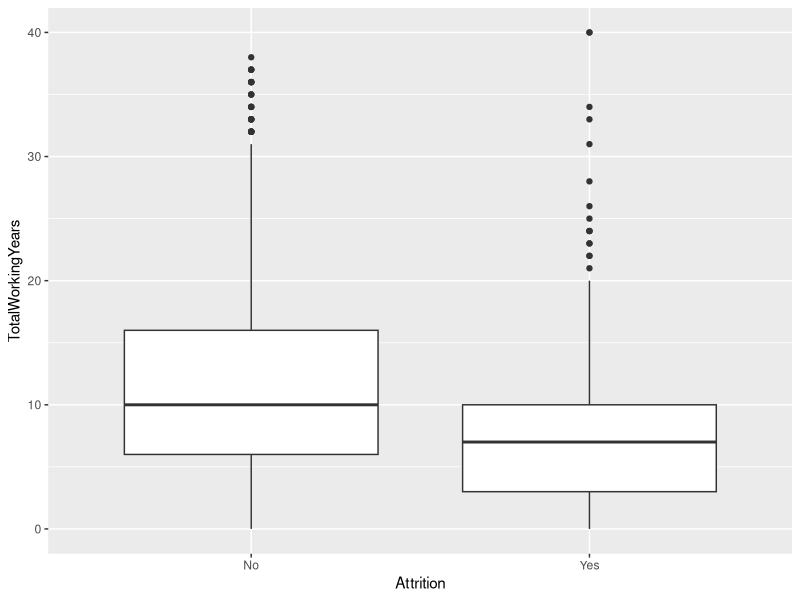
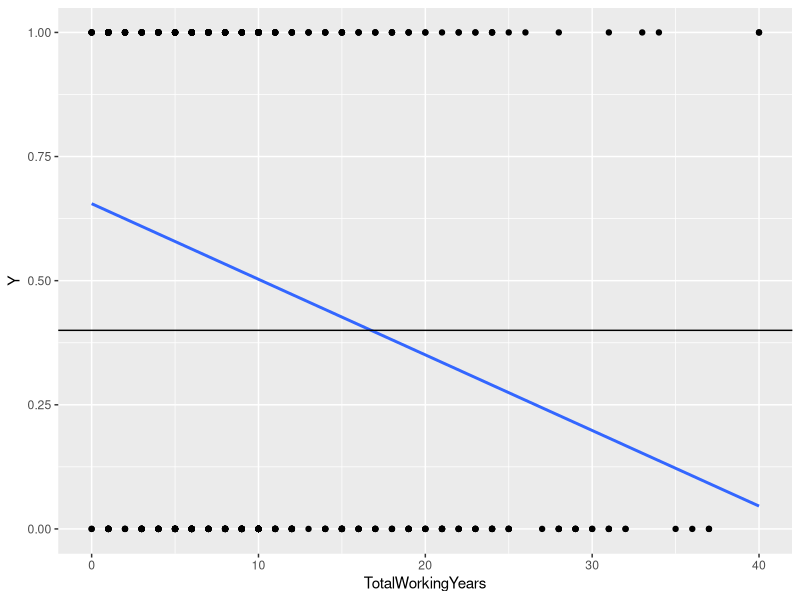
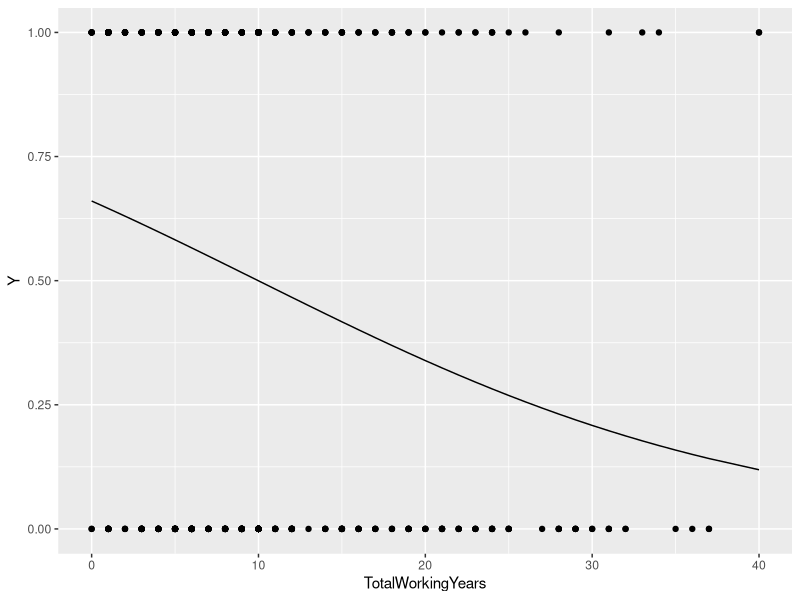
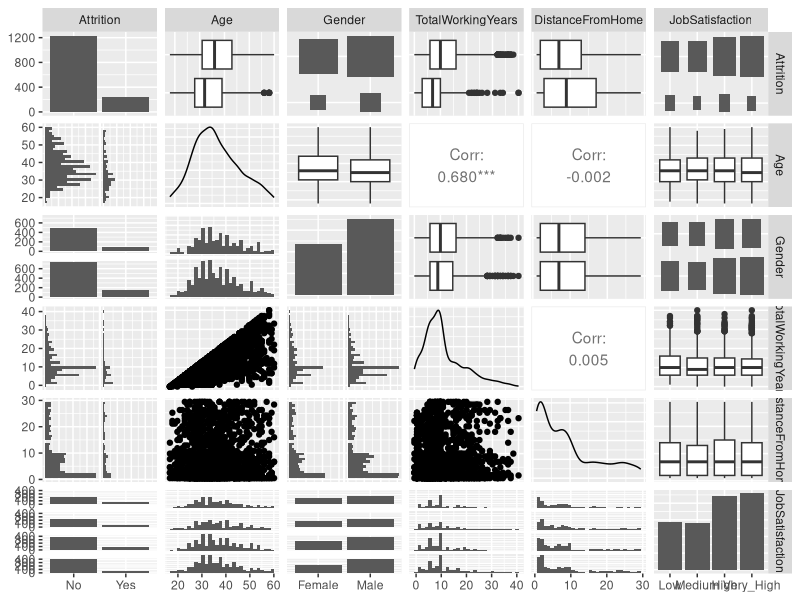
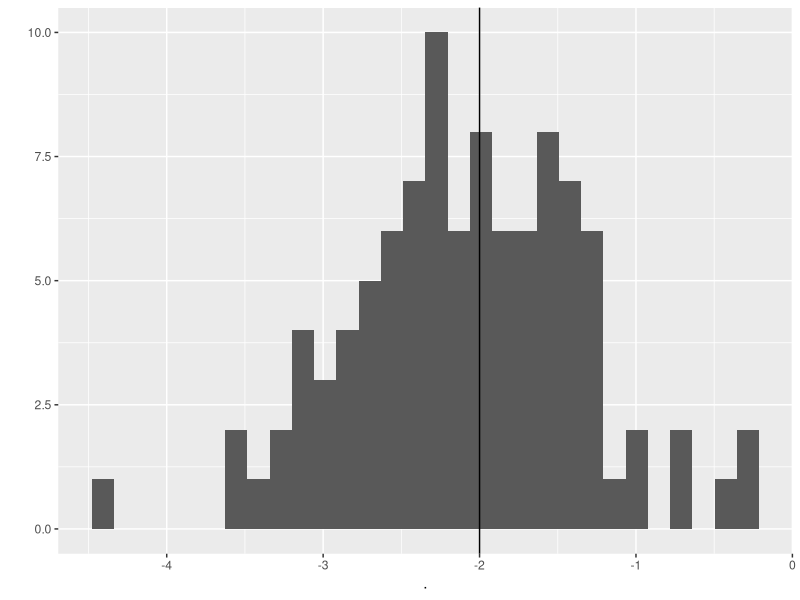
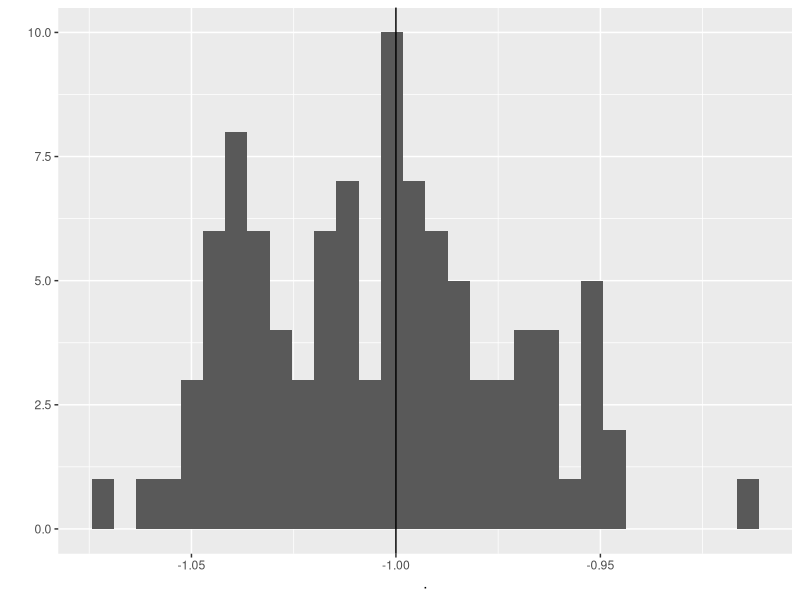
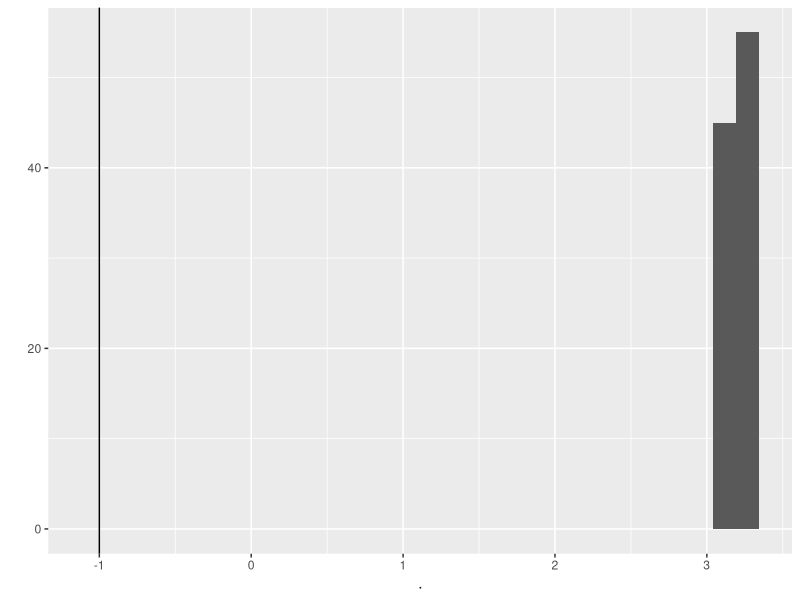

The R source for these figures, in order:
## ---- chunk 1
library(tidyverse)
library(broom)
library(modeldata)
data(attrition)
## ---- chunk 2
head(attrition)
## ---- chunk 3
ggplot(attrition, aes(Attrition, TotalWorkingYears)) + 
  geom_boxplot()
## ---- chunk 4
t.test(TotalWorkingYears ~ Attrition, data = attrition)
## ---- chunk 5
attrition %>% count(Attrition) 
table(attrition$Attrition) # base R
## ---- chunk 6
attr_No <- attrition %>%
  filter(Attrition == "No") %>%
  sample_n(size = 237)

attr_Yes <- attrition %>%
  filter(Attrition == "Yes")

attr <- rbind(attr_No, attr_Yes)

# or

attr <- attrition %>% 
  group_by(Attrition) %>%
  slice_sample(n = 237)

# transform outcome to numeric 0-1
nattr <- attr %>% 
  mutate(Y = as.numeric(Attrition) - 1) %>%
  select(Y, TotalWorkingYears)
## ---- chunk 7
ggplot(nattr, aes(x = TotalWorkingYears, y = Y)) + 
  geom_point() +
  geom_smooth(method = "lm", se = FALSE) +
  geom_hline(yintercept = .4) # or e.g. mean(nattr$Y)
## ---- chunk 8
model_glm <- glm(Y ~ TotalWorkingYears, data = nattr, family = "binomial")
summary(model_glm)
## ---- chunk 9
augment(model_glm, type.predict = "response") %>%
  ggplot(aes(TotalWorkingYears, Y)) + 
  geom_point() +
  geom_line(aes(y = .fitted))
## ---- chunk 10
exp(coef(model_glm))
## ---- chunk 11
exp(confint(model_glm))
## ---- chunk 12
glance(model_glm)
## ---- chunk 13
mean(predict(model_glm, type = "response") > 0.5)
## ---- chunk 14
c(.3, .4, .5, .6, 7) %>%
  map_dbl(function(cutoff) mean(predict(model_glm, type = "response") > cutoff))
## ---- chunk 15
conf_mat <- function(fitted_glm, cutoff = .5) {
  augment(fitted_glm, type.predict = "response") %>%
    mutate(Yhat = as.numeric(.fitted > cutoff)) %>%
    count(Y, Yhat)
}
## ---- chunk 16
conf_mat(model_glm)
## ---- chunk 17
conf_mat(model_glm, .6)
## ---- chunk 18
library(GGally)
options(warnings= -1)
attrition %>%
  select(Attrition, Age, Gender, TotalWorkingYears,
         DistanceFromHome, JobSatisfaction) %>%
  ggpairs(progress = FALSE, lower = list(bins = 20))
## ---- chunk 19
f <- function(x) 1 - 2*x
my_dgp <- function(n) {
  x <- runif(n)
  noise <- rnorm(n)
  y <- f(x) + noise
  return(data.frame(x = x, y = y))
}
## ---- chunk 20
coef(lm(y ~ x, data = my_dgp(n = 20)))[2]
## ---- chunk 21
replicate(100, coef(lm(y ~ x, data = my_dgp(n = 20)))[2]) %>%
  qplot() + geom_vline(xintercept = -2)
## ---- chunk 22
beta1 <- -1
beta2 <- -2
f <- function(x1, x2) 1 + beta1 * x1 + beta2 * x2
my_dgp <- function(n) {
  u <- rnorm(n)
  x1 <- 3*u + rnorm(n)
  x2 <- 15 - 7*u + rnorm(n)
  y <- f(x1, x2) + rnorm(n)
  return(data.frame(x1 = x1, x2 = x2, y = y))
}
## ---- chunk 23
replicate(100, coef(lm(y ~ x1 + x2, data = my_dgp(n = 1000)))[2]) %>%
  qplot() + geom_vline(xintercept = beta1)
## ---- chunk 24
replicate(100, coef(lm(y ~ x1, data = my_dgp(n = 1000)))[2]) %>%
  qplot() + geom_vline(xintercept = beta1)
## ---- chunk 25
# y <- rbinom(n, 1, exp(f(x))/(1+exp(f(x))))
